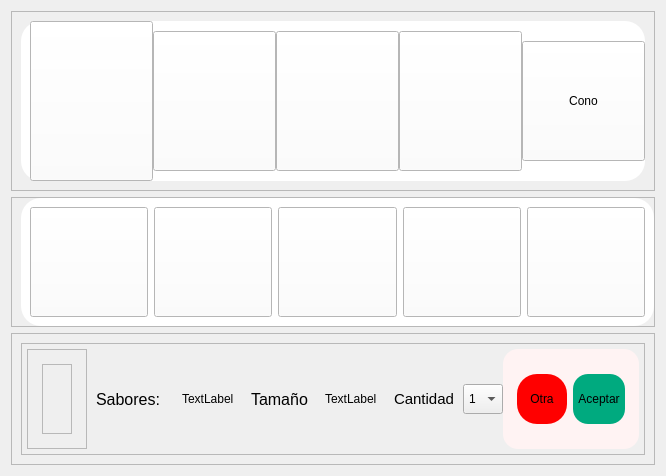
            <widget class="QWidget" name="page">
             <layout class="QVBoxLayout" name="verticalLayout_7">
              <item>
               <widget class="QFrame" name="frame_13">
                <property name="styleSheet">
                 <string notr="true">QpushButton:hover{
	background-color: rgb(85, 170, 255);
}</string>
                </property>
                <property name="frameShape">
                 <enum>QFrame::StyledPanel</enum>
                </property>
                <property name="frameShadow">
                 <enum>QFrame::Raised</enum>
                </property>
                <layout class="QVBoxLayout" name="verticalLayout_10">
                 <item>
                  <widget class="QFrame" name="frame_20">
                   <property name="styleSheet">
                    <string notr="true">QPushButton{
	background-color: rgb(255, 255, 255);
}
QPushButton:hover{
	background-color: rgb(229, 197, 255);
    border-radius: 20px;

}
QFrame{
background-color: rgb(255, 255, 255);
border-radius: 20px;
}</string>
                   </property>
                   <property name="frameShape">
                    <enum>QFrame::StyledPanel</enum>
                   </property>
                   <property name="frameShadow">
                    <enum>QFrame::Raised</enum>
                   </property>
                   <layout class="QHBoxLayout" name="horizontalLayout_9">
                    <property name="spacing">
                     <number>0</number>
                    </property>
                    <property name="topMargin">
                     <number>0</number>
                    </property>
                    <property name="rightMargin">
                     <number>0</number>
                    </property>
                    <property name="bottomMargin">
                     <number>0</number>
                    </property>
                    <item>
                     <widget class="QPushButton" name="bt_chica">
                      <property name="minimumSize">
                       <size>
                        <width>40</width>
                        <height>160</height>
                       </size>
                      </property>
                      <property name="styleSheet">
                       <string notr="true">image: url(:/prefijoNuevo/imagenes/1.png);</string>
                      </property>
                      <property name="text">
                       <string/>
                      </property>
                     </widget>
                    </item>
                    <item>
                     <widget class="QPushButton" name="bt_media">
                      <property name="minimumSize">
                       <size>
                        <width>40</width>
                        <height>140</height>
                       </size>
                      </property>
                      <property name="styleSheet">
                       <string notr="true">image: url(:/prefijoNuevo/imagenes/2.png);</string>
                      </property>
                      <property name="text">
                       <string/>
                      </property>
                     </widget>
                    </item>
                    <item>
                     <widget class="QPushButton" name="bt_grande">
                      <property name="minimumSize">
                       <size>
                        <width>40</width>
                        <height>140</height>
                       </size>
                      </property>
                      <property name="styleSheet">
                       <string notr="true">image: url(:/prefijoNuevo/imagenes/3.png);</string>
                      </property>
                      <property name="text">
                       <string/>
                      </property>
                     </widget>
                    </item>
                    <item>
                     <widget class="QPushButton" name="bt_mediol">
                      <property name="minimumSize">
                       <size>
                        <width>40</width>
                        <height>140</height>
                       </size>
                      </property>
                      <property name="styleSheet">
                       <string notr="true">image: url(:/prefijoNuevo/imagenes/4.png);</string>
                      </property>
                      <property name="text">
                       <string/>
                      </property>
                     </widget>
                    </item>
                    <item>
                     <widget class="QPushButton" name="bt_cono">
                      <property name="minimumSize">
                       <size>
                        <width>40</width>
                        <height>120</height>
                       </size>
                      </property>
                      <property name="styleSheet">
                       <string notr="true">image: url(:/prefijoNuevo/imagenes/descarga (2).jpg);</string>
                      </property>
                      <property name="text">
                       <string>Cono</string>
                      </property>
                     </widget>
                    </item>
                   </layout>
                  </widget>
                 </item>
                </layout>
               </widget>
              </item>
              <item>
               <widget class="QFrame" name="frame_14">
                <property name="frameShape">
                 <enum>QFrame::StyledPanel</enum>
                </property>
                <property name="frameShadow">
                 <enum>QFrame::Raised</enum>
                </property>
                <layout class="QHBoxLayout" name="horizontalLayout_11">
                 <property name="spacing">
                  <number>0</number>
                 </property>
                 <property name="topMargin">
                  <number>0</number>
                 </property>
                 <property name="rightMargin">
                  <number>0</number>
                 </property>
                 <property name="bottomMargin">
                  <number>0</number>
                 </property>
                 <item>
                  <widget class="QFrame" name="frame_21">
                   <property name="sizePolicy">
                    <sizepolicy hsizetype="Preferred" vsizetype="Expanding">
                     <horstretch>0</horstretch>
                     <verstretch>0</verstretch>
                    </sizepolicy>
                   </property>
                   <property name="styleSheet">
                    <string notr="true">QPushButton{
	background-color: rgb(255, 255, 255);
}
QPushButton:hover{
	background-color: rgb(229, 197, 255);
    border-radius: 20px;

}
QFrame{
background-color: rgb(255, 255, 255);
border-radius: 20px;
}</string>
                   </property>
                   <property name="frameShape">
                    <enum>QFrame::StyledPanel</enum>
                   </property>
                   <property name="frameShadow">
                    <enum>QFrame::Raised</enum>
                   </property>
                   <layout class="QHBoxLayout" name="horizontalLayout_10">
                    <item>
                     <widget class="QPushButton" name="bt_fresa">
                      <property name="minimumSize">
                       <size>
                        <width>40</width>
                        <height>110</height>
                       </size>
                      </property>
                      <property name="styleSheet">
                       <string notr="true">
image: url(:/prefijoNuevo/imagenes/Imagen4.png);</string>
                      </property>
                      <property name="text">
                       <string/>
                      </property>
                     </widget>
                    </item>
                    <item>
                     <widget class="QPushButton" name="bt_chocolate">
                      <property name="minimumSize">
                       <size>
                        <width>40</width>
                        <height>110</height>
                       </size>
                      </property>
                      <property name="styleSheet">
                       <string notr="true">image: url(:/prefijoNuevo/imagenes/Imagen5.png);</string>
                      </property>
                      <property name="text">
                       <string/>
                      </property>
                     </widget>
                    </item>
                    <item>
                     <widget class="QPushButton" name="bt_cafe">
                      <property name="minimumSize">
                       <size>
                        <width>0</width>
                        <height>110</height>
                       </size>
                      </property>
                      <property name="styleSheet">
                       <string notr="true">image: url(:/prefijoNuevo/imagenes/Imagen6.png);</string>
                      </property>
                      <property name="text">
                       <string/>
                      </property>
                     </widget>
                    </item>
                    <item>
                     <widget class="QPushButton" name="bt_pstache">
                      <property name="minimumSize">
                       <size>
                        <width>0</width>
                        <height>110</height>
                       </size>
                      </property>
                      <property name="styleSheet">
                       <string notr="true">image: url(:/prefijoNuevo/imagenes/Imagen3.png);</string>
                      </property>
                      <property name="text">
                       <string/>
                      </property>
                     </widget>
                    </item>
                    <item>
                     <widget class="QPushButton" name="bt_franbuesa">
                      <property name="minimumSize">
                       <size>
                        <width>0</width>
                        <height>110</height>
                       </size>
                      </property>
                      <property name="styleSheet">
                       <string notr="true">image: url(:/prefijoNuevo/imagenes/Imagen7.png);</string>
                      </property>
                      <property name="text">
                       <string/>
                      </property>
                     </widget>
                    </item>
                   </layout>
                  </widget>
                 </item>
                </layout>
               </widget>
              </item>
              <item>
               <widget class="QFrame" name="frame_15">
                <property name="frameShape">
                 <enum>QFrame::StyledPanel</enum>
                </property>
                <property name="frameShadow">
                 <enum>QFrame::Raised</enum>
                </property>
                <layout class="QHBoxLayout" name="horizontalLayout_7">
                 <item>
                  <widget class="QFrame" name="frame_18">
                   <property name="styleSheet">
                    <string notr="true">padding: 5px;</string>
                   </property>
                   <property name="frameShape">
                    <enum>QFrame::StyledPanel</enum>
                   </property>
                   <property name="frameShadow">
                    <enum>QFrame::Raised</enum>
                   </property>
                   <layout class="QHBoxLayout" name="horizontalLayout_8">
                    <property name="spacing">
                     <number>0</number>
                    </property>
                    <property name="leftMargin">
                     <number>0</number>
                    </property>
                    <property name="topMargin">
                     <number>0</number>
                    </property>
                    <property name="rightMargin">
                     <number>0</number>
                    </property>
                    <property name="bottomMargin">
                     <number>0</number>
                    </property>
                    <item>
                     <widget class="QFrame" name="frame_16">
                      <property name="frameShape">
                       <enum>QFrame::StyledPanel</enum>
                      </property>
                      <property name="frameShadow">
                       <enum>QFrame::Raised</enum>
                      </property>
                      <layout class="QVBoxLayout" name="verticalLayout_8">
                       <item>
                        <widget class="QFrame" name="frame_19">
                         <property name="frameShape">
                          <enum>QFrame::StyledPanel</enum>
                         </property>
                         <property name="frameShadow">
                          <enum>QFrame::Raised</enum>
                         </property>
                         <layout class="QVBoxLayout" name="verticalLayout_9">
                          <item>
                           <widget class="QWidget" name="widget" native="true"/>
                          </item>
                         </layout>
                        </widget>
                       </item>
                      </layout>
                     </widget>
                    </item>
                    <item>
                     <widget class="QLabel" name="label_9">
                      <property name="font">
                       <font>
                        <pointsize>12</pointsize>
                       </font>
                      </property>
                      <property name="text">
                       <string>Sabores: </string>
                      </property>
                      <property name="scaledContents">
                       <bool>true</bool>
                      </property>
                     </widget>
                    </item>
                    <item>
                     <widget class="QLabel" name="l_sabores">
                      <property name="text">
                       <string>TextLabel</string>
                      </property>
                     </widget>
                    </item>
                    <item>
                     <widget class="QLabel" name="label_10">
                      <property name="font">
                       <font>
                        <pointsize>12</pointsize>
                       </font>
                      </property>
                      <property name="text">
                       <string>Tamaño</string>
                      </property>
                      <property name="scaledContents">
                       <bool>true</bool>
                      </property>
                     </widget>
                    </item>
                    <item>
                     <widget class="QLabel" name="l_tamayo">
                      <property name="text">
                       <string>TextLabel</string>
                      </property>
                     </widget>
                    </item>
                    <item>
                     <widget class="QLabel" name="label_2">
                      <property name="font">
                       <font>
                        <pointsize>11</pointsize>
                        <bold>false</bold>
                       </font>
                      </property>
                      <property name="text">
                       <string>Cantidad</string>
                      </property>
                     </widget>
                    </item>
                    <item>
                     <widget class="QComboBox" name="comboBox_3">
                      <property name="maximumSize">
                       <size>
                        <width>40</width>
                        <height>30</height>
                       </size>
                      </property>
                      <item>
                       <property name="text">
                        <string>1</string>
                       </property>
                      </item>
                      <item>
                       <property name="text">
                        <string>2</string>
                       </property>
                      </item>
                      <item>
                       <property name="text">
                        <string>3</string>
                       </property>
                      </item>
                      <item>
                       <property name="text">
                        <string>4</string>
                       </property>
                      </item>
                      <item>
                       <property name="text">
                        <string>5</string>
                       </property>
                      </item>
                      <item>
                       <property name="text">
                        <string>6</string>
                       </property>
                      </item>
                      <item>
                       <property name="text">
                        <string>7</string>
                       </property>
                      </item>
                      <item>
                       <property name="text">
                        <string>8</string>
                       </property>
                      </item>
                      <item>
                       <property name="text">
                        <string>9</string>
                       </property>
                      </item>
                      <item>
                       <property name="text">
                        <string>10</string>
                       </property>
                      </item>
                     </widget>
                    </item>
                    <item>
                     <widget class="QFrame" name="frame_17">
                      <property name="sizePolicy">
                       <sizepolicy hsizetype="Preferred" vsizetype="Preferred">
                        <horstretch>0</horstretch>
                        <verstretch>0</verstretch>
                       </sizepolicy>
                      </property>
                      <property name="minimumSize">
                       <size>
                        <width>0</width>
                        <height>100</height>
                       </size>
                      </property>
                      <property name="maximumSize">
                       <size>
                        <width>16777215</width>
                        <height>100</height>
                       </size>
                      </property>
                      <property name="styleSheet">
                       <string notr="true">QFrame{
background-color: rgb(255, 243, 243);
border-radius: 15px;
}
QPushButton{
border-radius: 15px;
}</string>
                      </property>
                      <property name="frameShape">
                       <enum>QFrame::StyledPanel</enum>
                      </property>
                      <property name="frameShadow">
                       <enum>QFrame::Raised</enum>
                      </property>
                      <layout class="QHBoxLayout" name="horizontalLayout_6">
                       <item>
                        <widget class="QPushButton" name="bt_Cancel">
                         <property name="minimumSize">
                          <size>
                           <width>50</width>
                           <height>50</height>
                          </size>
                         </property>
                         <property name="styleSheet">
                          <string notr="true">background-color: rgb(255, 0, 0);
border-radius:20px;</string>
                         </property>
                         <property name="text">
                          <string>Otra</string>
                         </property>
                        </widget>
                       </item>
                       <item>
                        <widget class="QPushButton" name="bt_AN">
                         <property name="maximumSize">
                          <size>
                           <width>16777215</width>
                           <height>50</height>
                          </size>
                         </property>
                         <property name="styleSheet">
                          <string notr="true">background-color: rgb(0, 170, 127);</string>
                         </property>
                         <property name="text">
                          <string>Aceptar</string>
                         </property>
                        </widget>
                       </item>
                      </layout>
                     </widget>
                    </item>
                   </layout>
                  </widget>
                 </item>
                </layout>
               </widget>
              </item>
             </layout>
            </widget>
